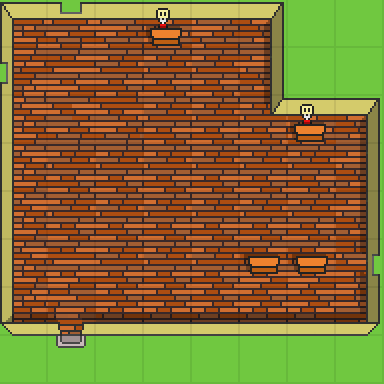

Rendered tile map (Tiled .tmx) drawn with the repository's tilesets; below, a short description and the map source with its tile grids summarised:
An orthogonal 8x8 tile map with 48x48 px tiles, 1 tile layer (Tile Layer 1) and 2 objects (playerStart, teleport).

<map version="1.0" orientation="orthogonal" width="8" height="8" tilewidth="48" tileheight="48">
 <tileset firstgid="1" source="tileset.tsx" />
 <layer name="Tile Layer 1" width="8" height="8">
  <data>[64 cells, 64 non-empty, 23 distinct tile ids]</data>
 </layer>
 <objectgroup name="Object Layer 1" width="8" height="8">
  <object name="start" type="playerStart" x="47" y="231" width="46" height="38" />
  <object name="back" type="teleport" x="50" y="306" width="42" height="37">
   <properties>
    <property name="map" value="map.json" />
   </properties>
  </object>
 </objectgroup>
</map>